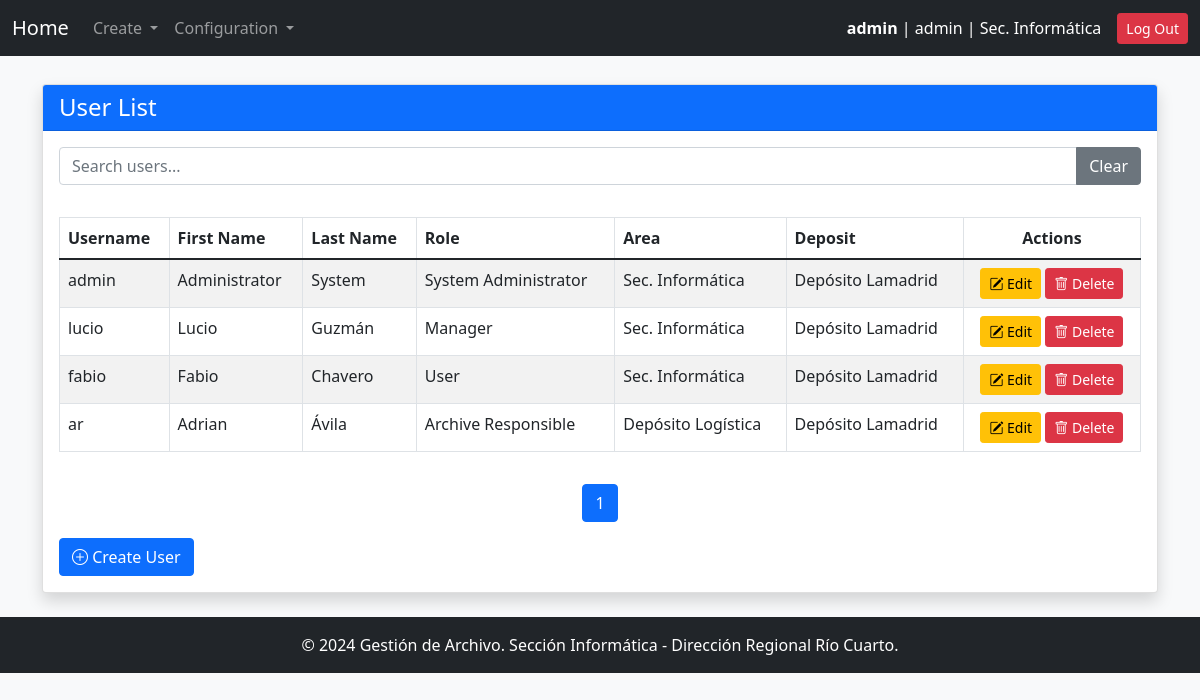
Screenshot of /users/ (signed in) with the database file from the repository.
### gestion_archivo_app/models.py (models this page shows, shortened)
class User(AbstractUser):
    ROLE_CHOICES = [
        ('user', 'User'),
        ('manager', 'Manager'),
        ('archive_responsible', 'Archive Responsible'),
        ('admin', 'System Administrator')
    ]
    role = models.CharField(max_length=32, choices=ROLE_CHOICES)
    area = models.ForeignKey('Area', on_delete=models.PROTECT, verbose_name="User Area")
    deposit = models.ForeignKey(
        'Area',
        on_delete=models.PROTECT,
        default=get_default_archive,
        verbose_name="Archive",
        related_name='deposits'
    )
    objects = UserManager()
    USERNAME_FIELD = 'username'
    REQUIRED_FIELDS = ['first_name', 'last_name', 'role']

class Area(models.Model):
    code = models.CharField(max_length=30, unique=True, verbose_name="Area Code")
    name = models.CharField(max_length=100, unique=True, verbose_name="Area Name")
    description = models.TextField(blank=True, null=True, verbose_name="Description")
    is_deposit = models.BooleanField(default=False, verbose_name="Is Deposit")

### gestion_archivo_app/views.py (the view)
# urls.py: path("users/", user_list, name="user_list"),
@login_required
@user_passes_test_with_message(is_admin, "Only the admin can access this page.")
def user_list(request):
    users = User.objects.all()
    return render(request, "user_list.html", {"users": users})

### gestion_archivo_app/context_processors.py (called while the page is built)
def system_config(request):
    try:
        pagination_limit = int(SystemConfigKeyValues.objects.get(key="pagination_limit").value)
    except SystemConfigKeyValues.DoesNotExist:
        pagination_limit = 10  # Valor por defecto
    try:
        default_archive_code = SystemConfigKeyValues.objects.get(key="default_archive_code").value
    except SystemConfigKeyValues.DoesNotExist:
        default_archive_code = "AADE_ARCHIVE"  # Valor por defecto
    try:
        config_name_org = SystemConfigKeyValues.objects.get(key="config_name_org").value
    except SystemConfigKeyValues.DoesNotExist:
        config_name_org = "Define config_name_org"  # Valor por defecto
    return {
        "pagination_limit": pagination_limit,
        "default_archive_code": default_archive_code,
        "config_name_org": config_name_org
    }

### gestion_archivo_app/views.py (called while the page is built)
def user_passes_test_with_message(test_func, message="You do not have permission to access this page."):
    def decorator(view_func):
        @wraps(view_func)
        def _wrapped_view(request, *args, **kwargs):
            if test_func(request.user):
                return view_func(request, *args, **kwargs)
            messages.error(request, message)
            return redirect(request.META.get('HTTP_REFERER', '/'))
        return _wrapped_view
    return decorator

def is_admin(user):
    return user.role == 'admin'

### gestion_archivo_app/templates/user_list.html (shortened to what this page needs)
{% extends 'base.html' %}
{% block content %}
<div class="container mt-4">
    <div class="card shadow">
        <div class="card-header bg-primary text-white">
            <h4 class="mb-0">User List</h4>
        </div>
        <div class="card-body">
            <div class="mb-3">
                <div class="input-group">
                    <input type="text" id="searchInputId" class="form-control" placeholder="Search users...">
                    <button type="button" class="btn btn-secondary" onclick="clearSearch()">Clear</button>
                </div>
            </div>
            <div class="table-responsive">
                <table class="table table-bordered table-striped mt-3" id="tableId">
                    <thead >
                        <tr>
                            <th onclick="sortTable(0)">Username </th>
                            <th onclick="sortTable(1)">First Name </th>
                            <th onclick="sortTable(2)">Last Name </th>
                            <th onclick="sortTable(3)">Role </th>
                            <th onclick="sortTable(4)">Area </th>
                            <th onclick="sortTable(5)">Deposit </th>
                            <th class="text-center">Actions</th>
                        </tr>
                    </thead>
                    <tbody id="tableBodyId">
                        {% for user_aux in users %}
                            <tr>
                                <td>{{ user_aux.username }}</td>
                                <td>{{ user_aux.first_name }}</td>
                                <td>{{ user_aux.last_name }}</td>
                                <td>{{ user_aux.get_role_display }}</td>
                                <td>{{ user_aux.area.name }}</td>
                                <td>{{ user_aux.deposit.name }}</td>
                                <td class="text-center">
                                    <a href="{% url 'user_update' user_aux.id %}" class="btn btn-sm btn-warning">
                                        <i class="bi bi-pencil-square"></i> Edit
                                    </a>
                                    <a href="{% url 'user_delete' user_aux.id %}" class="btn btn-sm btn-danger">
                                        <i class="bi bi-trash"></i> Delete
                                    </a>
                                </td>
                            </tr>
                        {% empty %}
                            <tr>
                                <td colspan="7" class="text-center text-muted">No users available.</td>
                            </tr>
                        {% endfor %}
                    </tbody>
                </table>
            </div>
            <nav class="mt-3">
                <ul class="pagination justify-content-center" id="tableBodyIdPagination">
                </ul>
            </nav>
            <div class="mt-3">
                <a href="{% url 'user_create' %}" class="btn btn-primary">
                    <i class="bi bi-plus-circle"></i> Create User
                </a>
            </div>
        </div>
    </div>
</div>
{% load static %}
{% endblock %}

### gestion_archivo_app/templates/base.html (shortened to what this page needs)
<!DOCTYPE html>
<html lang="en">
<head>
    {% load static %}
    <link href="https://cdn.jsdelivr.net/npm/bootstrap-icons/font/bootstrap-icons.css" rel="stylesheet">
<link rel="stylesheet" href="https://cdn.jsdelivr.net/npm/bootstrap@5.1.3/dist/css/bootstrap.min.css" />
<link rel="stylesheet" href="https://cdn.jsdelivr.net/npm/select2@4.1.0-rc.0/dist/css/select2.min.css" />
<link rel="stylesheet" href="https://cdn.jsdelivr.net/npm/select2-bootstrap-5-theme@1.3.0/dist/select2-bootstrap-5-theme.min.css" />
<link rel="stylesheet" href="https://cdn.jsdelivr.net/npm/select2-bootstrap-5-theme@1.3.0/dist/select2-bootstrap-5-theme.rtl.min.css" />
</head>
<body class="bg-light" a>
    <nav class="navbar navbar-expand-lg navbar-dark bg-dark">
        <div class="container-fluid">
            <a class="navbar-brand" href="{% url 'main' %}">Home</a>
            <div class="collapse navbar-collapse" id="navbarNav">
                <ul class="navbar-nav me-auto">
                    <li class="nav-item dropdown">
                        <a class="nav-link dropdown-toggle" href="#" id="createDropdown" role="button" data-bs-toggle="dropdown" aria-expanded="false">
                            Create
                        </a>
                    </li>
                {% if user.is_authenticated and user.role == 'admin' %}
                    <li class="nav-item dropdown">
                    <a class="nav-link dropdown-toggle" href="#" id="createDropdown" role="button" data-bs-toggle="dropdown" aria-expanded="false">
                       Configuration
                    </a>
                    </li>
                 {% endif %}
                </ul>
            </div>
                <div class="d-flex align-items-center">
                    {% if user.is_authenticated %}
                        <span class="text-white me-3">
                            <strong>{{ user.username }}</strong> | {{ user.role }} | {{ user.area.name }}
                        </span>
                        <a href="{% url 'logout' %}" class="btn btn-danger btn-sm">Log Out</a>
                    {% else %}
                        <a href="{% url 'login' %}" class="btn btn-success btn-sm">Log In</a>
                    {% endif %}
                </div>
            </div>
    </nav>
    <div class="container-fluid py-4" style='margin-top:-20px' >
        {% block content %}{% endblock %}
    </div>
    <footer class="bg-dark text-white text-center py-3 mt-auto">
        <p class="mb-0">&copy; 2024 Gestión de Archivo. Sección Informática - Dirección Regional Río Cuarto.</p>
    </footer>
</body>
</html>

### gestion_archivo_app/templates/base.html (style rules this page uses)
html { scroll-behavior:auto; }

### rows the page displays
User: username "admin", role "admin", area.name "Sec. Informática", first_name "Administrator", last_name "System", role "System Administrator", deposit.name "Depósito Lamadrid"
User: username "lucio", first_name "Lucio", last_name "Guzmán", role "Manager", area.name "Sec. Informática", deposit.name "Depósito Lamadrid"
User: username "fabio", first_name "Fabio", last_name "Chavero", role "User", area.name "Sec. Informática", deposit.name "Depósito Lamadrid"
User: username "ar", first_name "Adrian", last_name "Ávila", role "Archive Responsible", area.name "Depósito Logística", deposit.name "Depósito Lamadrid"
